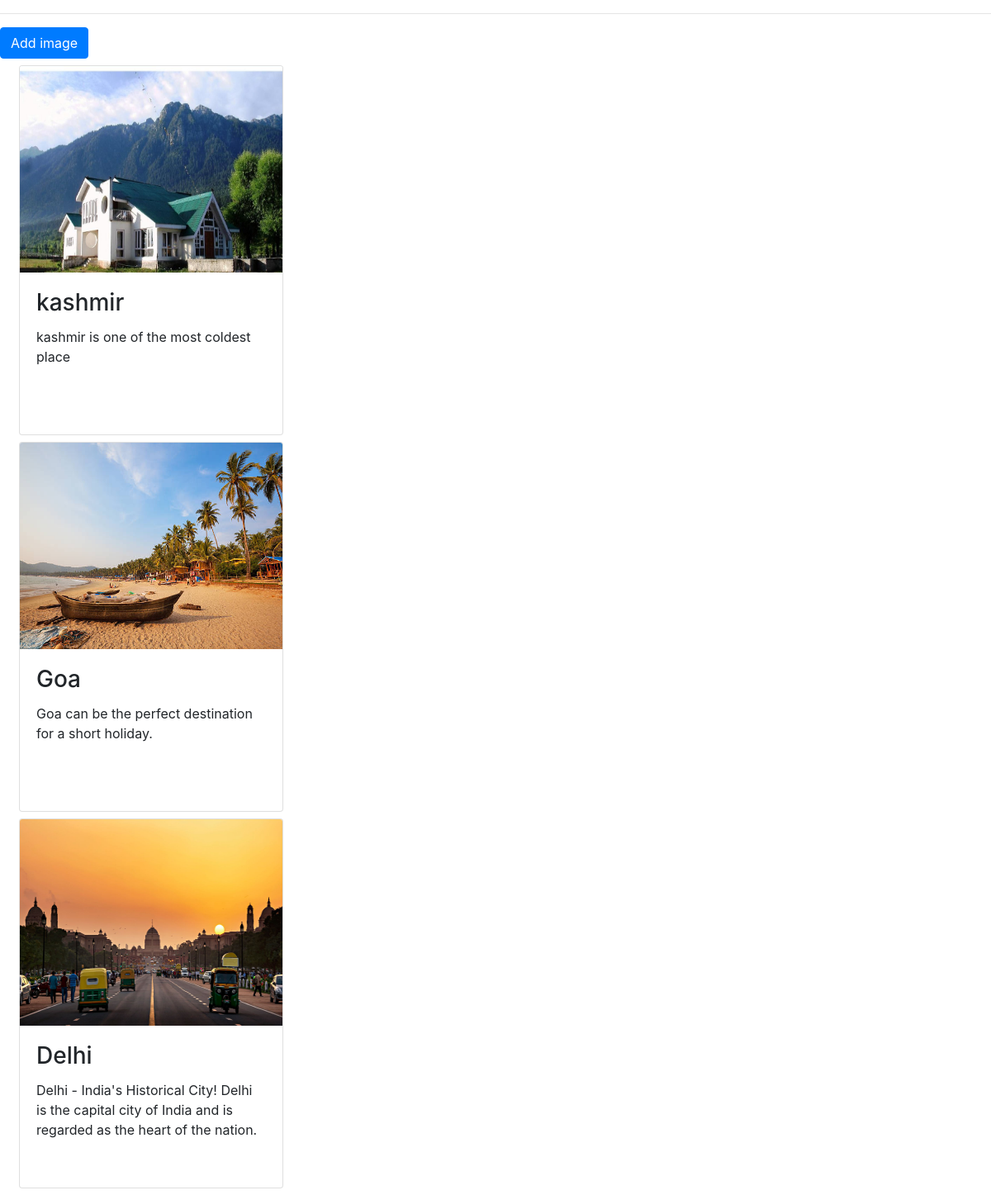
The page / on the database its author committed.
### zllenapp/models.py (models this page shows, shortened)
class Image(models.Model):
    name=models.CharField(max_length=250)
    img=models.ImageField(upload_to='pics')
    desc=models.TextField()

### zllenapp/views.py (the view)
# urls.py: path('',views.index,name='index'),
def index(request):
    q=Image.objects.all()
    return render(request,'index.html',{'result':q})

### templates/index.html (shortened to what this page needs)
<!DOCTYPE html>
<html lang="en">
<link rel="stylesheet" href="https://cdn.jsdelivr.net/npm/bootstrap@4.4.1/dist/css/bootstrap.min.css">
<body>
<hr>
<a href="{% url 'add' %}" class="btn btn-primary">Add image</a>
{% for i in result %}
<div class="col-md-3">
<div class="card" style="width: 20rem;height:28rem;margin:.5rem;">
  <img class="card-img-top" src="{{i.img.url}}" alt="Card image cap" width="400px" height="250px">
  <div class="card-body">
    <h3 class="card-title">{{i.name}}</h3>
    <p class="card-text">{{i.desc}}</p>
  </div>
</div>
</div>
{% endfor %}
</body>
</html>

### rows shown on the page
Image: img (picture), name "kashmir", desc "kashmir is one of the most coldest place"
Image: img (picture), name "Goa", desc "Goa can be the perfect destination for a short holiday."
Image: img (picture), name "Delhi", desc "Delhi - India's Historical City! Delhi is the capital city of India and is regarded as the heart of the nation."
